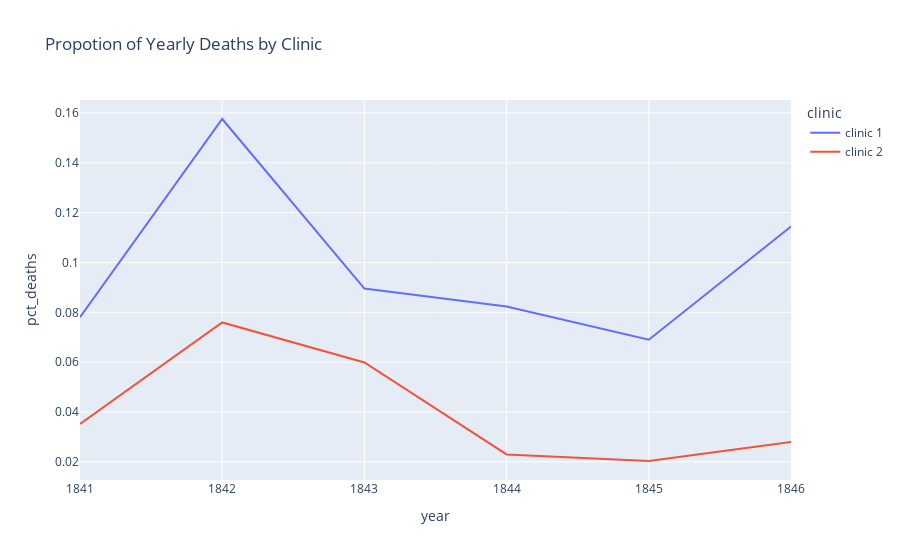

The cell this chart's notebook holds for it:
### Markdown cell above
### Plotting the Proportion of Yearly Deaths by Clinic

### Code cell
pct_line = px.line(
    df_yearly,
    x="year",
    y="pct_deaths",
    color="clinic",
    title="Propotion of Yearly Deaths by Clinic",
)
pct_line.show()

### Figure 1 — Plotly figure (JSON) as saved in the notebook; plotly's stock layout.template omitted (floating-point values rounded to 4 significant figures)
{"data": [{"hovertemplate": "clinic=clinic 1<br>year=%{x}<br>pct_deaths=%{y}<extra></extra>", "legendgroup": "clinic 1", "line": {"color": "#636efa", "dash": "solid"}, "marker": {"symbol": "circle"}, "mode": "lines", "name": "clinic 1", "orientation": "v", "showlegend": true, "type": "scatter", "x": [1841, 1842, 1843, 1844, 1845, 1846], "xaxis": "x", "y": [0.07806, 0.1576, 0.08954, 0.08236, 0.06901, 0.1145], "yaxis": "y"}, {"hovertemplate": "clinic=clinic 2<br>year=%{x}<br>pct_deaths=%{y}<extra></extra>", "legendgroup": "clinic 2", "line": {"color": "#EF553B", "dash": "solid"}, "marker": {"symbol": "circle"}, "mode": "lines", "name": "clinic 2", "orientation": "v", "showlegend": true, "type": "scatter", "x": [1841, 1842, 1843, 1844, 1845, 1846], "xaxis": "x", "y": [0.03522, 0.07597, 0.05988, 0.023, 0.02036, 0.02797], "yaxis": "y"}], "layout": {"autosize": true, "legend": {"title": {"text": "clinic"}, "tracegroupgap": 0}, "title": {"text": "Propotion of Yearly Deaths by Clinic"}, "xaxis": {"anchor": "y", "autorange": true, "domain": [0, 1], "range": [1841, 1846], "title": {"text": "year"}, "type": "linear"}, "yaxis": {"anchor": "x", "autorange": true, "domain": [0, 1], "range": [0.01274, 0.1652], "title": {"text": "pct_deaths"}, "type": "linear"}}}
